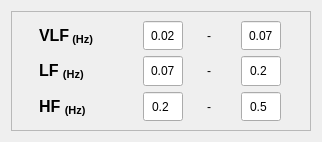
         <widget class="QWidget" name="tabFrequencyBand">
          <property name="styleSheet">
           <string notr="true">tabFrequencyBand {
	background-color: black;
}</string>
          </property>
          <attribute name="title">
           <string>Frequency band</string>
          </attribute>
          <layout class="QHBoxLayout" name="horizontalLayout_4">
           <item>
            <widget class="QFrame" name="frame_8">
             <property name="minimumSize">
              <size>
               <width>300</width>
               <height>120</height>
              </size>
             </property>
             <property name="maximumSize">
              <size>
               <width>180</width>
               <height>120</height>
              </size>
             </property>
             <property name="frameShape">
              <enum>QFrame::StyledPanel</enum>
             </property>
             <property name="frameShadow">
              <enum>QFrame::Raised</enum>
             </property>
             <layout class="QGridLayout" name="gridLayout_2">
              <item row="0" column="0">
               <widget class="QLabel" name="label_6">
                <property name="maximumSize">
                 <size>
                  <width>80</width>
                  <height>120</height>
                 </size>
                </property>
                <property name="font">
                 <font>
                  <pointsize>12</pointsize>
                  <bold>true</bold>
                 </font>
                </property>
                <property name="text">
                 <string>&lt;html&gt;&lt;head/&gt;&lt;body&gt;&lt;p&gt;&lt;span style=&quot; font-weight:700;&quot;&gt;VLF&lt;/span&gt;&lt;span style=&quot; font-weight:700; vertical-align:sub;&quot;&gt; (Hz)&lt;/span&gt;&lt;/p&gt;&lt;/body&gt;&lt;/html&gt;</string>
                </property>
               </widget>
              </item>
              <item row="2" column="3">
               <widget class="QLabel" name="label_10">
                <property name="text">
                 <string>-</string>
                </property>
               </widget>
              </item>
              <item row="2" column="0">
               <widget class="QLabel" name="label_7">
                <property name="maximumSize">
                 <size>
                  <width>16777215</width>
                  <height>120</height>
                 </size>
                </property>
                <property name="font">
                 <font>
                  <pointsize>12</pointsize>
                  <bold>true</bold>
                 </font>
                </property>
                <property name="text">
                 <string>&lt;html&gt;&lt;head/&gt;&lt;body&gt;&lt;p&gt;&lt;span style=&quot; font-weight:700;&quot;&gt;LF &lt;/span&gt;&lt;span style=&quot; font-weight:700; vertical-align:sub;&quot;&gt;(Hz)&lt;/span&gt;&lt;/p&gt;&lt;/body&gt;&lt;/html&gt;</string>
                </property>
               </widget>
              </item>
              <item row="0" column="3">
               <widget class="QLabel" name="label_9">
                <property name="maximumSize">
                 <size>
                  <width>10</width>
                  <height>16777215</height>
                 </size>
                </property>
                <property name="text">
                 <string>-</string>
                </property>
               </widget>
              </item>
              <item row="2" column="4">
               <widget class="QLineEdit" name="lineEditLFUpper">
                <property name="maximumSize">
                 <size>
                  <width>40</width>
                  <height>30</height>
                 </size>
                </property>
                <property name="inputMask">
                 <string>0.00</string>
                </property>
                <property name="text">
                 <string>0.2</string>
                </property>
                <property name="alignment">
                 <set>Qt::AlignCenter</set>
                </property>
               </widget>
              </item>
              <item row="3" column="2">
               <widget class="QLineEdit" name="lineEditHFLower">
                <property name="maximumSize">
                 <size>
                  <width>40</width>
                  <height>30</height>
                 </size>
                </property>
                <property name="inputMask">
                 <string>0.00</string>
                </property>
                <property name="text">
                 <string>0.2</string>
                </property>
                <property name="alignment">
                 <set>Qt::AlignCenter</set>
                </property>
               </widget>
              </item>
              <item row="3" column="4">
               <widget class="QLineEdit" name="lineEditHFUpper">
                <property name="maximumSize">
                 <size>
                  <width>40</width>
                  <height>30</height>
                 </size>
                </property>
                <property name="inputMask">
                 <string>0.00</string>
                </property>
                <property name="text">
                 <string>0.5</string>
                </property>
                <property name="alignment">
                 <set>Qt::AlignCenter</set>
                </property>
               </widget>
              </item>
              <item row="3" column="3">
               <widget class="QLabel" name="label_12">
                <property name="text">
                 <string>-</string>
                </property>
               </widget>
              </item>
              <item row="0" column="4">
               <widget class="QLineEdit" name="lineEditVLFUpper">
                <property name="maximumSize">
                 <size>
                  <width>40</width>
                  <height>30</height>
                 </size>
                </property>
                <property name="inputMask">
                 <string>0.00</string>
                </property>
                <property name="text">
                 <string>0.07</string>
                </property>
                <property name="alignment">
                 <set>Qt::AlignCenter</set>
                </property>
               </widget>
              </item>
              <item row="3" column="0">
               <widget class="QLabel" name="label_8">
                <property name="maximumSize">
                 <size>
                  <width>16777215</width>
                  <height>120</height>
                 </size>
                </property>
                <property name="font">
                 <font>
                  <pointsize>12</pointsize>
                  <bold>true</bold>
                 </font>
                </property>
                <property name="text">
                 <string>&lt;html&gt;&lt;head/&gt;&lt;body&gt;&lt;p&gt;HF &lt;span style=&quot; vertical-align:sub;&quot;&gt;(Hz)&lt;/span&gt;&lt;/p&gt;&lt;/body&gt;&lt;/html&gt;</string>
                </property>
               </widget>
              </item>
              <item row="0" column="2">
               <widget class="QLineEdit" name="lineEditVLFLower">
                <property name="maximumSize">
                 <size>
                  <width>40</width>
                  <height>30</height>
                 </size>
                </property>
                <property name="inputMask">
                 <string>0.00</string>
                </property>
                <property name="text">
                 <string>0.02</string>
                </property>
                <property name="alignment">
                 <set>Qt::AlignCenter</set>
                </property>
               </widget>
              </item>
              <item row="2" column="2">
               <widget class="QLineEdit" name="lineEditLFLower">
                <property name="maximumSize">
                 <size>
                  <width>40</width>
                  <height>30</height>
                 </size>
                </property>
                <property name="inputMask">
                 <string>0.00</string>
                </property>
                <property name="text">
                 <string>0.07</string>
                </property>
                <property name="alignment">
                 <set>Qt::AlignCenter</set>
                </property>
               </widget>
              </item>
             </layout>
             <zorder>lineEditHFLower</zorder>
             <zorder>label_9</zorder>
             <zorder>label_7</zorder>
             <zorder>label_8</zorder>
             <zorder>label_10</zorder>
             <zorder>lineEditLFLower</zorder>
             <zorder>lineEditVLFUpper</zorder>
             <zorder>lineEditLFUpper</zorder>
             <zorder>label_12</zorder>
             <zorder>lineEditVLFLower</zorder>
             <zorder>label_6</zorder>
             <zorder>lineEditHFUpper</zorder>
            </widget>
           </item>
          </layout>
         </widget>
